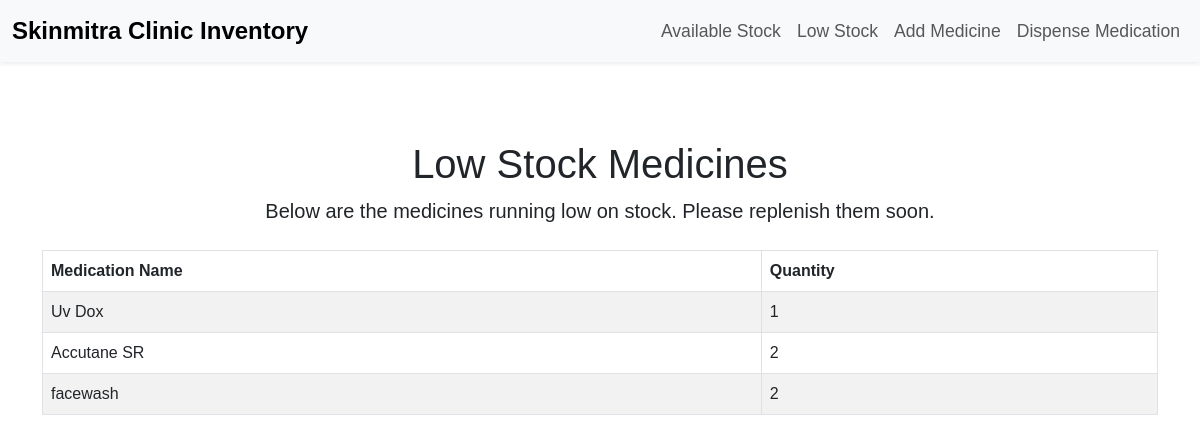
Before: /low_stock/ with the older database file.
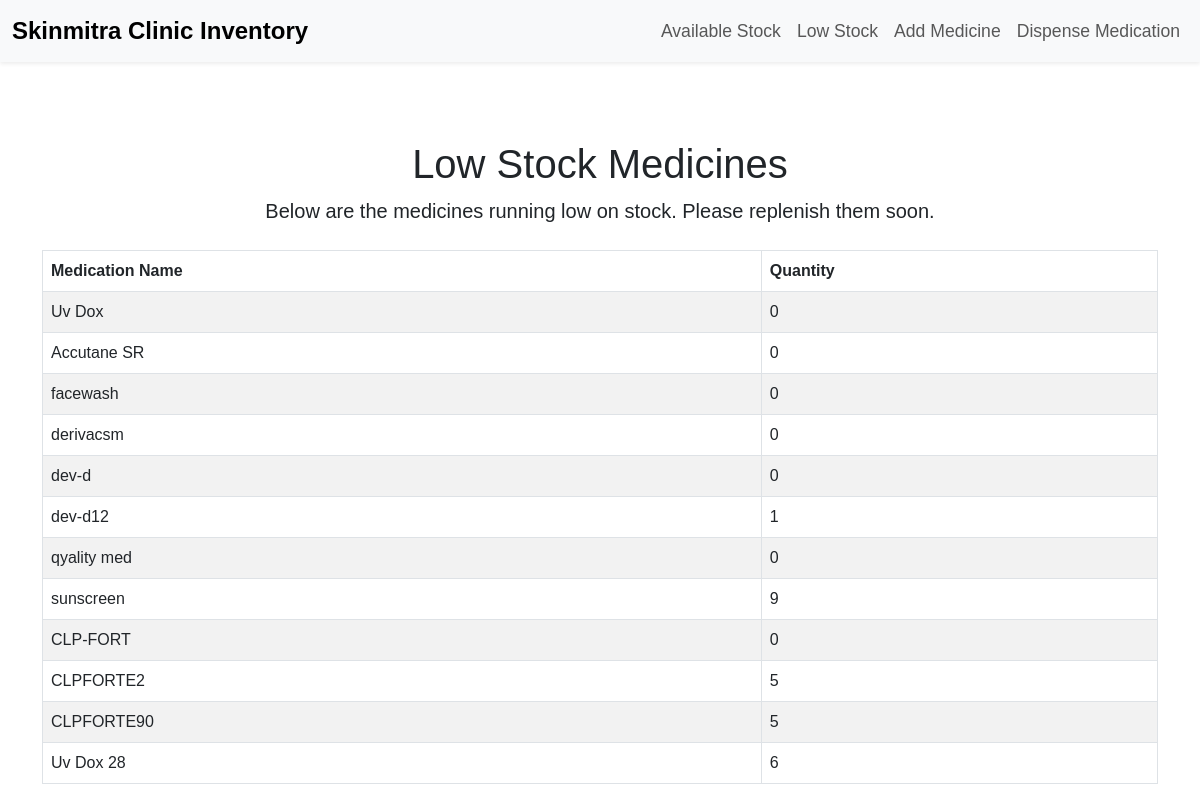
After: the same page with the newer database file.
### inventory/models.py (models this page shows, shortened)
class Medication(models.Model):
    name = models.CharField(max_length=100)
    quantity = models.IntegerField()
    date_added = models.DateTimeField(auto_now_add=True)
    expiry_date = models.DateField(null=True, blank=True)  # New field for expiry date
    company_name = models.CharField(max_length=255, default="Unknown")  # Add this field

### inventory/views.py (the view)
# urls.py: path('low_stock/', views.low_stock, name='low_stock'),
def low_stock(request):
    medications = Medication.objects.filter(quantity__lt=10)
    return render(request, "low_stock.html", {"medications": medications})

### inventory/templates/low_stock.html
{% extends "base.html" %}
{% block content %}
<div class="text-center mt-4">
    <h1>Low Stock Medicines</h1>
    <p class="lead">Below are the medicines running low on stock. Please replenish them soon.</p>
</div>
{% if medications %}
    <div class="table-responsive mt-4">
        <table class="table table-bordered table-striped">
            <thead class="thead-dark">
                <tr>
                    <th>Medication Name</th>
                    <th>Quantity</th>
                </tr>
            </thead>
            <tbody>
                {% for medication in medications %}
                    <tr>
                        <td>{{ medication.name }}</td>
                        <td>{{ medication.quantity }}</td>
                    </tr>
                {% empty %}
                    <tr>
                        <td colspan="2" class="text-center">No low stock medicines available.</td>
                    </tr>
                {% endfor %}
            </tbody>
        </table>
    </div>
{% else %}
    <p class="text-center mt-4">No medicines with low stock!</p>
{% endif %}
{% endblock %}

### inventory/templates/base.html (shortened to what this page needs)
<!DOCTYPE html>
<html lang="en">
<head>
    {% load static %}
    <link href="https://cdn.jsdelivr.net/npm/bootstrap@5.3.0/dist/css/bootstrap.min.css" rel="stylesheet">
    <link rel="stylesheet" href="{% static 'css/styles.css' %}">
</head>
<body>
    <nav class="navbar navbar-expand-lg navbar-light bg-light shadow-sm">
        <div class="container-fluid">
            <a class="navbar-brand" href="/">Skinmitra Clinic Inventory</a>
            <div class="collapse navbar-collapse" id="navbarNav">
                <ul class="navbar-nav ms-auto">
                    <li class="nav-item">
                        <a class="nav-link" href="/available_stock/">Available Stock</a>
                    </li>
                    <li class="nav-item">
                        <a class="nav-link" href="/low_stock/">Low Stock</a>
                    </li>
                    <li class="nav-item">
                        <a class="nav-link" href="/add_medicine/">Add Medicine</a>
                    </li>
                    <li class="nav-item">
                        <a class="nav-link" href="/dispense_medication/">Dispense Medication</a>
                    </li>
                </ul>
            </div>
        </div>
    </nav>
    <div class="container mt-4">
        {% block content %}
        {% endblock %}
    </div>
</body>
</html>

### inventory/static/css/styles.css (style rules this page uses)
body { font-family: Arial, sans-serif; }
h1 { text-align: center; }

### inventory/templates/base.html (style rules this page uses)
.navbar-brand { font-size: 1.5rem; font-weight: bold; }
.navbar-nav .nav-link { font-size: 1.1rem; }
.container { padding-top: 30px; }

Changed rows visible on the page:
changed Medication "Uv Dox": quantity "1" → "0"
changed Medication "Accutane SR": quantity "2" → "0"
changed Medication "facewash": quantity "2" → "0"
added Medication: name "derivacsm", quantity "0"
added Medication: name "dev-d", quantity "0"
added Medication: name "dev-d12", quantity "1"
added Medication: name "qyality med", quantity "0"
added Medication: name "sunscreen", quantity "9"
added Medication: name "CLP-FORT", quantity "0"
added Medication: name "CLPFORTE2", quantity "5"
added Medication: name "CLPFORTE90", quantity "5"
added Medication: name "Uv Dox 28", quantity "6"
